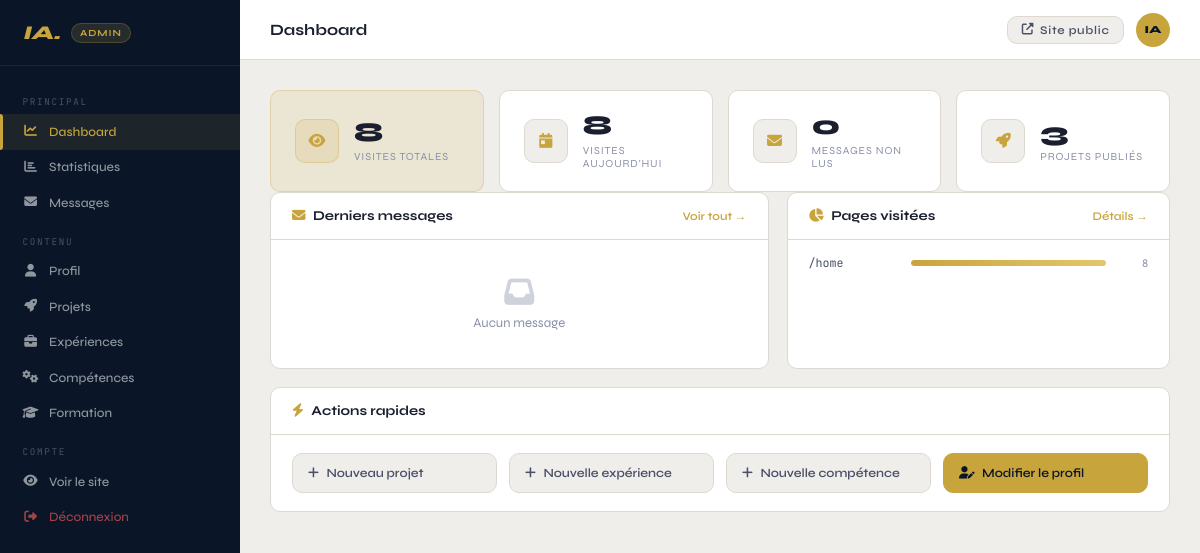
Page /admin (signed in) on the committed database.
### app.py (models this page shows)
class Visit(db.Model):
    id         = db.Column(db.Integer, primary_key=True)
    page       = db.Column(db.String(80),  default='home')
    ip         = db.Column(db.String(60),  default='')
    user_agent = db.Column(db.String(300), default='')
    created_at = db.Column(db.DateTime,    default=datetime.utcnow)

### app.py (the view)
@app.route('/admin')
@login_required
def admin_dashboard():
    stats = {
        'visits_total'  : Visit.query.count(),
        'visits_today'  : Visit.query.filter(
                            Visit.created_at >= datetime.utcnow().date()).count(),
        'messages_total': Message.query.count(),
        'messages_unread': Message.query.filter_by(read=False).count(),
        'projects'      : Project.query.count(),
        'experiences'   : Experience.query.count(),
    }
    recent_msgs = Message.query.order_by(Message.created_at.desc()).limit(5).all()
    pages = db.session.query(Visit.page, db.func.count(Visit.id))\
                      .group_by(Visit.page).all()
    return render_template('admin/dashboard.html',
                           stats=stats, recent_msgs=recent_msgs, pages=pages)

### app.py (called while the page is built)
@login_manager.user_loader
def load_user(user_id):
    return Admin.query.get(int(user_id))

### templates/admin/dashboard.html (shortened to what this page needs)
{% extends "admin/base.html" %}
{% block page_title %}Dashboard{% endblock %}
{% block content %}
<div class="kpi-grid">
  <div class="kpi-card kpi-gold">
    <div class="kpi-icon"><i class="fas fa-eye"></i></div>
    <div class="kpi-info">
      <span class="kpi-num">{{ stats.visits_total }}</span>
      <span class="kpi-lbl">Visites totales</span>
    </div>
  </div>
  <div class="kpi-card">
    <div class="kpi-icon"><i class="fas fa-calendar-day"></i></div>
    <div class="kpi-info">
      <span class="kpi-num">{{ stats.visits_today }}</span>
      <span class="kpi-lbl">Visites aujourd'hui</span>
    </div>
  </div>
  <div class="kpi-card {% if stats.messages_unread > 0 %}kpi-alert{% endif %}">
    <div class="kpi-icon"><i class="fas fa-envelope"></i></div>
    <div class="kpi-info">
      <span class="kpi-num">{{ stats.messages_unread }}</span>
      <span class="kpi-lbl">Messages non lus</span>
    </div>
  </div>
  <div class="kpi-card">
    <div class="kpi-icon"><i class="fas fa-rocket"></i></div>
    <div class="kpi-info">
      <span class="kpi-num">{{ stats.projects }}</span>
      <span class="kpi-lbl">Projets publiés</span>
    </div>
  </div>
</div>
<div class="dash-grid">
  <div class="dash-card">
    <div class="dash-card-head">
      <h3><i class="fas fa-envelope"></i> Derniers messages</h3>
      <a href="{{ url_for('admin_messages') }}" class="dash-link">Voir tout →</a>
    </div>
    {% if recent_msgs %}
    <div class="msg-list">
      {% for m in recent_msgs %}
      <div class="msg-item {% if not m.read %}msg-unread{% endif %}">
        <div class="msg-avatar">{{ m.name[0].upper() }}</div>
        <div class="msg-body">
          <span class="msg-name">{{ m.name }}</span>
          <span class="msg-email">{{ m.email }}</span>
          <p class="msg-preview">{{ m.content[:80] }}{% if m.content|length > 80 %}…{% endif %}</p>
        </div>
        <div class="msg-meta">
          <span class="msg-date">{{ m.created_at.strftime('%d/%m/%y') }}</span>
          {% if not m.read %}<span class="msg-dot"></span>{% endif %}
        </div>
      </div>
      {% endfor %}
    </div>
    {% else %}
    <div class="empty-state"><i class="fas fa-inbox"></i><p>Aucun message</p></div>
    {% endif %}
  </div>
  <div class="dash-card">
    <div class="dash-card-head">
      <h3><i class="fas fa-chart-pie"></i> Pages visitées</h3>
      <a href="{{ url_for('admin_stats') }}" class="dash-link">Détails →</a>
    </div>
    {% if pages %}
    <div class="pages-list">
      {% set total_v = stats.visits_total or 1 %}
      {% for page, count in pages %}
      <div class="page-row">
        <span class="page-name">/{{ page }}</span>
        <div class="page-bar-wrap">
          <div class="page-bar" style="width:{{ [(count / total_v * 100)|int, 100]|min }}%"></div>
        </div>
        <span class="page-count">{{ count }}</span>
      </div>
      {% endfor %}
    </div>
    {% else %}
    <div class="empty-state"><i class="fas fa-chart-pie"></i><p>Aucune donnée</p></div>
    {% endif %}
  </div>
</div>
<div class="dash-card mt">
  <div class="dash-card-head"><h3><i class="fas fa-bolt"></i> Actions rapides</h3></div>
  <div class="quick-grid">
    <a href="{{ url_for('admin_project_new') }}" class="quick-btn">
      <i class="fas fa-plus"></i> Nouveau projet
    </a>
    <a href="{{ url_for('admin_experience_new') }}" class="quick-btn">
      <i class="fas fa-plus"></i> Nouvelle expérience
    </a>
    <a href="{{ url_for('admin_skill_new') }}" class="quick-btn">
      <i class="fas fa-plus"></i> Nouvelle compétence
    </a>
    <a href="{{ url_for('admin_profile') }}" class="quick-btn quick-btn-gold">
      <i class="fas fa-user-edit"></i> Modifier le profil
    </a>
  </div>
</div>
{% endblock %}

### static/css/admin.css (style rules this page uses)
*, *::before, *::after { box-sizing: border-box; margin: 0; padding: 0; }
html { font-size: 15px; }
:root { --bg: #f0eeea; --bg2: #e8e5df; --surface: #ffffff; --border: #ddd9d0; --navy: #0a1628; --gold: #c8a53c; --gold-lt: #e4c76b; --gold-dim: rgba(200,165,60,.12); --text: #1a1e2e; --text2: #4a5068; --text3: #8a90a8; --red: #e05555; --green: #4caf78; --blue: #4c8eaf; --sidebar-w: 240px; --topbar-h: 60px; --radius: 10px; }
body { font-family: 'Syne', sans-serif; background: var(--bg); color: var(--text); }
.admin-body { display: flex; min-height: 100vh; }
.mt { margin-top: 1.2rem; }
.kpi-grid { display: grid; grid-template-columns: repeat(auto-fill, minmax(200px,1fr)); gap: 1rem; }
.kpi-card { background: var(--surface); border: 1px solid var(--border); border-radius: var(--radius); padding: 1.4rem 1.6rem; display: flex; align-items: center; gap: 1rem; transition: box-shadow .2s, transform .2s; }
.kpi-gold { border-color: rgba(200,165,60,.3); background: var(--gold-dim); }
.kpi-icon { width: 44px; height: 44px; border-radius: 10px; background: var(--bg); border: 1px solid var(--border); display: flex; align-items: center; justify-content: center; color: var(--gold); font-size: 1rem; flex-shrink: 0; }
.kpi-gold .kpi-icon { background: rgba(200,165,60,.15); border-color: rgba(200,165,60,.3); }
.kpi-num { font-size: 1.8rem; font-weight: 800; color: var(--text); display: block; line-height: 1; }
.kpi-lbl { font-size: .72rem; color: var(--text3); text-transform: uppercase; letter-spacing: .08em; margin-top: .3rem; display: block; }
.dash-grid { display: grid; grid-template-columns: 1.3fr 1fr; gap: 1.2rem; }
.dash-card { background: var(--surface); border: 1px solid var(--border); border-radius: var(--radius); overflow: hidden; }
.dash-card-head { display: flex; align-items: center; justify-content: space-between; padding: 1rem 1.4rem; border-bottom: 1px solid var(--border); }
.dash-card-head h3 { font-size: .9rem; font-weight: 700; color: var(--text); display: flex; align-items: center; gap: .5rem; }
.dash-card-head h3 i { color: var(--gold); }
.dash-link { font-size: .78rem; color: var(--gold); text-decoration: none; font-weight: 600; }
.pages-list { padding: 1rem 1.4rem; display: flex; flex-direction: column; gap: .8rem; }
.page-row { display: flex; align-items: center; gap: .8rem; }
.page-name { font-family: 'JetBrains Mono', monospace; font-size: .78rem; color: var(--text2); min-width: 90px; }
.page-bar-wrap { flex: 1; height: 6px; background: var(--bg2); border-radius: 3px; overflow: hidden; }
.page-bar { height: 100%; background: linear-gradient(90deg, var(--gold), var(--gold-lt)); border-radius: 3px; transition: width .6s ease; }
.page-count { font-size: .78rem; color: var(--text3); min-width: 30px; text-align: right; }
.quick-grid { display: grid; grid-template-columns: repeat(auto-fill, minmax(180px,1fr)); gap: .8rem; padding: 1.2rem 1.4rem; }
.quick-btn { display: flex; align-items: center; gap: .5rem; padding: .75rem 1rem; border-radius: var(--radius); background: var(--bg); border: 1px solid var(--border); color: var(--text2); text-decoration: none; font-size: .83rem; font-weight: 600; transition: border-color .2s, color .2s, background .2s; }
.quick-btn-gold { background: var(--gold); color: var(--navy) !important; border-color: var(--gold) !important; }
.empty-state { display: flex; flex-direction: column; align-items: center; gap: .5rem; padding: 2.5rem; color: var(--text3); }
.empty-state i { font-size: 2rem; opacity: .4; }
.empty-state p { font-size: .88rem; }

### rows in the picture
Visit: page "home", {{ [(count / total_v * 100)|int, 100]|min }} 100 (drawn), id "8"

### other values in the picture
{{ stats.visits_total }} "8"
{{ stats.visits_today }} "8"
{{ stats.messages_unread }} "0"
{{ stats.projects }} "3"
